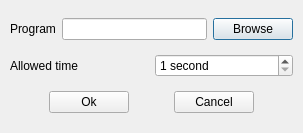
<?xml version="1.0" encoding="UTF-8"?>
<ui version="4.0">
 <class>ComputerPlayerInterface</class>
 <widget class="QDialog" name="ComputerPlayerInterface">
  <property name="geometry">
   <rect>
    <x>0</x>
    <y>0</y>
    <width>303</width>
    <height>133</height>
   </rect>
  </property>
  <property name="windowTitle">
   <string>Player configuration</string>
  </property>
  <layout class="QVBoxLayout">
   <property name="margin">
    <number>10</number>
   </property>
   <item>
    <layout class="QHBoxLayout">
     <item>
      <widget class="QLabel" name="programText">
       <property name="text">
        <string>Program</string>
       </property>
      </widget>
     </item>
     <item>
      <widget class="QLineEdit" name="programNameLineEdit"/>
     </item>
     <item>
      <widget class="QPushButton" name="browseButton">
       <property name="text">
        <string>Browse</string>
       </property>
      </widget>
     </item>
    </layout>
   </item>
   <item>
    <layout class="QHBoxLayout">
     <item>
      <widget class="QLabel" name="maxTimeText">
       <property name="text">
        <string>Allowed time</string>
       </property>
      </widget>
     </item>
     <item>
      <widget class="QSpinBox" name="allowedTimeSpinBox">
       <property name="toolTip">
        <string>Maximum computer program reflexion time</string>
       </property>
       <property name="specialValueText">
        <string>1 second</string>
       </property>
       <property name="suffix">
        <string> seconds</string>
       </property>
       <property name="minimum">
        <number>1</number>
       </property>
       <property name="maximum">
        <number>999</number>
       </property>
       <property name="value">
        <number>1</number>
       </property>
      </widget>
     </item>
    </layout>
   </item>
   <item>
    <layout class="QHBoxLayout">
     <item>
      <spacer>
       <property name="orientation">
        <enum>Qt::Horizontal</enum>
       </property>
       <property name="sizeType">
        <enum>QSizePolicy::Expanding</enum>
       </property>
       <property name="sizeHint" stdset="0">
        <size>
         <width>10</width>
         <height>20</height>
        </size>
       </property>
      </spacer>
     </item>
     <item>
      <widget class="QPushButton" name="okButton">
       <property name="text">
        <string>Ok</string>
       </property>
      </widget>
     </item>
     <item>
      <spacer>
       <property name="orientation">
        <enum>Qt::Horizontal</enum>
       </property>
       <property name="sizeType">
        <enum>QSizePolicy::Expanding</enum>
       </property>
       <property name="sizeHint" stdset="0">
        <size>
         <width>10</width>
         <height>20</height>
        </size>
       </property>
      </spacer>
     </item>
     <item>
      <widget class="QPushButton" name="cancelButton">
       <property name="text">
        <string>Cancel</string>
       </property>
      </widget>
     </item>
     <item>
      <spacer>
       <property name="orientation">
        <enum>Qt::Horizontal</enum>
       </property>
       <property name="sizeType">
        <enum>QSizePolicy::Expanding</enum>
       </property>
       <property name="sizeHint" stdset="0">
        <size>
         <width>10</width>
         <height>20</height>
        </size>
       </property>
      </spacer>
     </item>
    </layout>
   </item>
  </layout>
 </widget>
 <layoutdefault spacing="6" margin="11"/>
 <resources/>
 <connections>
  <connection>
   <sender>okButton</sender>
   <signal>released()</signal>
   <receiver>ComputerPlayerInterface</receiver>
   <slot>accept()</slot>
   <hints>
    <hint type="sourcelabel">
     <x>86</x>
     <y>96</y>
    </hint>
    <hint type="destinationlabel">
     <x>25</x>
     <y>97</y>
    </hint>
   </hints>
  </connection>
  <connection>
   <sender>cancelButton</sender>
   <signal>released()</signal>
   <receiver>ComputerPlayerInterface</receiver>
   <slot>reject()</slot>
   <hints>
    <hint type="sourcelabel">
     <x>221</x>
     <y>95</y>
    </hint>
    <hint type="destinationlabel">
     <x>273</x>
     <y>95</y>
    </hint>
   </hints>
  </connection>
 </connections>
</ui>
